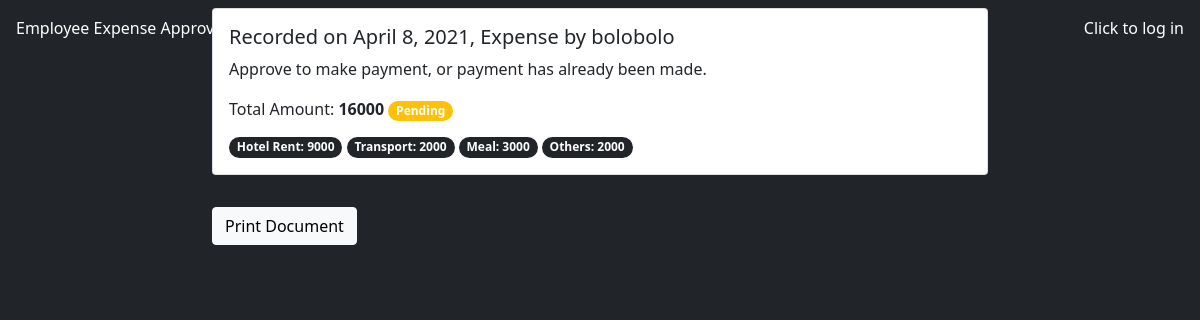
Before: /payment/4 with the older database file.
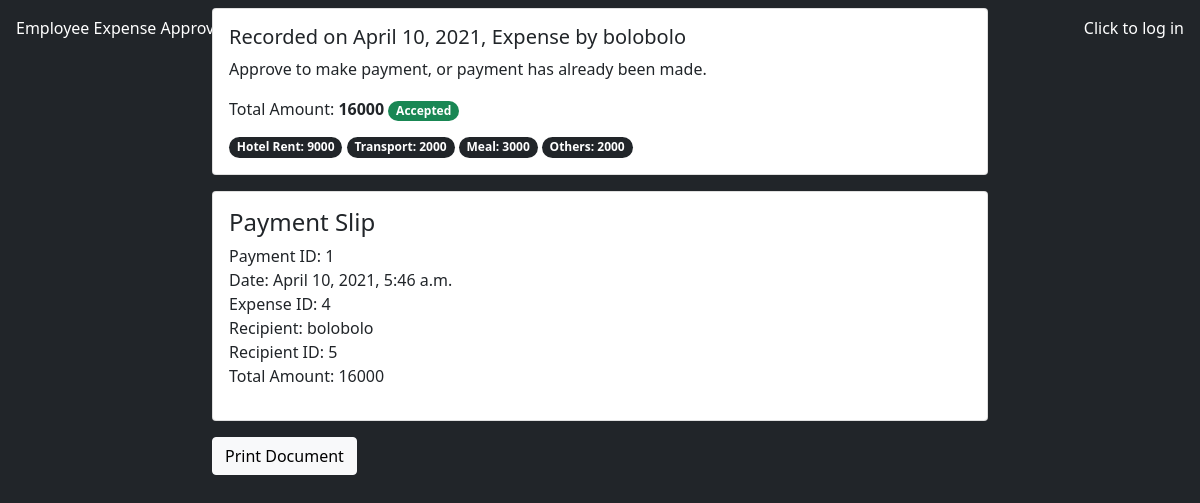
After: the same page with the newer database file.
### budget/models.py (models this page shows, shortened)
class Expenses(models.Model):
    employee = models.ForeignKey(User,models.CASCADE)
    date = models.DateTimeField(auto_now=True)
    travel_date = models.DateField(default=now)
    airfare = models.IntegerField(null=True, blank=True)
    hotel_rent = models.IntegerField(null=True, blank=True)
    transport = models.IntegerField(null=True, blank=True)
    meal = models.IntegerField(null=True, blank=True)
    others = models.IntegerField(default=0)
    remarks = models.TextField(null=True, blank=True)
    form_status_head = models.BooleanField(default=None, null=True, blank=True)
    form_status_payment = models.BooleanField(default=None, null=True, blank=True)
    total_amount = models.IntegerField(null=True, blank=True)
    department = models.ForeignKey(Department, on_delete=models.SET_NULL, blank=True, null=True)
    def form_status(self):
        if self.form_status_head is True and self.form_status_payment is True:
            return True
        elif self.form_status_head is False or self.form_status_payment is False:
            return False
        elif self.form_status_head is None or self.form_status_payment is None:
            return None
        else:
            return False

class Payment(models.Model):
    date = models.DateTimeField(auto_now_add=True)
    expense = models.ForeignKey(Expenses, on_delete=models.CASCADE)

### budget/views.py (the view)
# urls.py: path('payment/<id>', singlePayment, name='single-payments'),
def singlePayment(request, id):
    expense = Expenses.objects.get(id=id)
    try:
        payment_status = Payment.objects.get(expense=expense)
    except:
        payment_status = False
    print(payment_status)
    if request.method == 'POST':
        payment = Payment.objects.create(expense=expense)
        payment.save()
        return redirect('single-payments', expense.id)
    context = {
        'expense': expense,
        'payment_status': payment_status,
    }
    return render(request, 'payment/single.html', context)

### templates/payment/single.html
{% extends 'base.html' %}
{% block content %}
<div class="card mt-2 p-3 mb-3">
    <h5>
        Recorded on {{expense.date|date}}, Expense by {{expense.employee.username}}
    </h5>
    {% if payment_status == False and expense.form_status %}
    <form method="post">
        {% csrf_token %}
        <input type="hidden" name="payment" value="{{expense.id}}">
        <button class="btn btn-dark mt-3 mb-3" type="submit">Make Payment</button>
    </form>
    {% else %}
    <p>Approve to make payment, or payment has already been made.</p>
    {% endif %}
    <p style="margin: 0;">
        Total Amount:
        <b>{{expense.total_amount }}</b>
        {% if expense.form_status == None %}
        <span class="badge bg-warning" style="border-radius: 20px;">Pending</span>
        {% elif expense.form_status %}
        <span class="badge bg-success" style="border-radius: 20px;">Accepted</span>
        {% elif not expense.form_status %}
        <span class="badge bg-danger" style="border-radius: 20px;">Rejected</span>
        {% endif %}
        <br>
        <span class="badge bg-dark mt-3" style="border-radius: 20px;">Hotel Rent: {{expense.hotel_rent }}</span>
        <span class="badge bg-dark" style="border-radius: 20px;">Transport: {{expense.transport }}</span>
        <span class="badge bg-dark" style="border-radius: 20px;">Meal: {{expense.meal }}</span>
        <span class="badge bg-dark" style="border-radius: 20px;">Others: {{expense.others }}</span>
    </p>
</div>
{% if payment_status != False %}
    <div class="card mt-3 p-3">
        <h4>Payment Slip</h4>
        <p>
            Payment ID: {{payment_status.id}}<br>
            Date: {{payment_status.date}}<br>
            Expense ID: {{expense.id}}<br>
            Recipient: {{expense.employee.username}}<br>
            Recipient ID: {{expense.employee.id}}<br>
            Total Amount: {{expense.total_amount}}<br>
        </p>
    </div>
    {% endif %}
<button class="btn btn-light mt-3" onclick="print()">Print Document</button>
{% endblock %}

Changed rows visible on the page:
changed Expenses "bolobolo": date "April 8, 2021" → "April 10, 2021"; form_status_payment empty → True (drawn); id (not shown) → "4"; employee.username (not shown) → "bolobolo"; employee.id (not shown) → "5"; total_amount (not shown) → "16000"
added Payment: id "1", date "April 10, 2021, 5:46 a.m."
Other visible differences:
text no longer shown: "Pending"
text now shown: "Accepted Payment Slip Payment ID: Date: Expense ID: Recipient: Recipient ID: Total Amount:"
